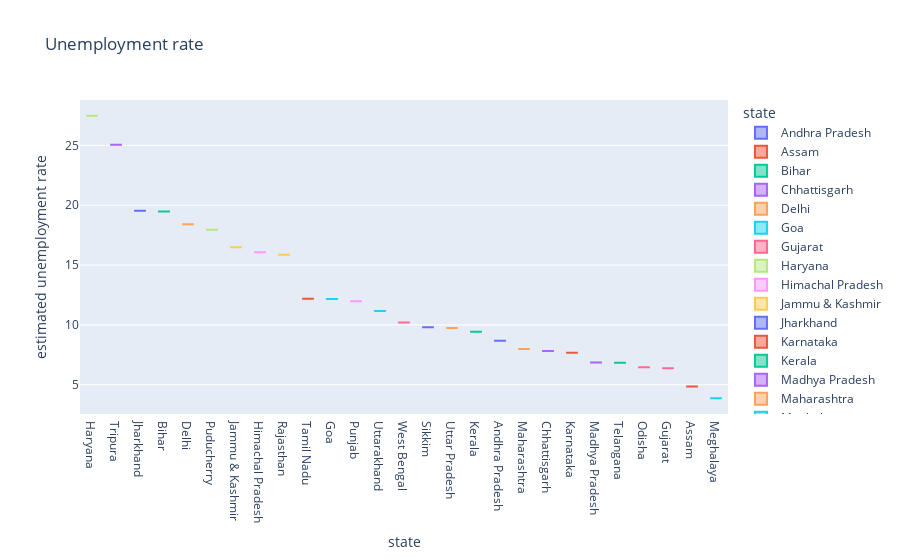

Here is the notebook cell this chart was saved with:
### Code cell
# Box plot
fig = px.box(ds2,x='state',y='estimated unemployment rate',color='state',title='Unemployment rate')
fig.update_layout(xaxis={'categoryorder':'total descending'})
fig.show()

### Figure 1 — Plotly figure (JSON) as saved in the notebook; plotly's stock layout.template omitted (floating-point values rounded to 4 significant figures)
{"data": [{"alignmentgroup": "True", "hovertemplate": "state=%{x}<br>estimated unemployment rate=%{y}<extra></extra>", "legendgroup": "Andhra Pradesh", "marker": {"color": "#636efa"}, "name": "Andhra Pradesh", "notched": false, "offsetgroup": "Andhra Pradesh", "orientation": "v", "showlegend": true, "type": "box", "x": ["Andhra Pradesh"], "x0": " ", "xaxis": "x", "y": [8.664], "y0": " ", "yaxis": "y"}, {"alignmentgroup": "True", "hovertemplate": "state=%{x}<br>estimated unemployment rate=%{y}<extra></extra>", "legendgroup": "Assam", "marker": {"color": "#EF553B"}, "name": "Assam", "notched": false, "offsetgroup": "Assam", "orientation": "v", "showlegend": true, "type": "box", "x": ["Assam"], "x0": " ", "xaxis": "x", "y": [4.856], "y0": " ", "yaxis": "y"}, {"alignmentgroup": "True", "hovertemplate": "state=%{x}<br>estimated unemployment rate=%{y}<extra></extra>", "legendgroup": "Bihar", "marker": {"color": "#00cc96"}, "name": "Bihar", "notched": false, "offsetgroup": "Bihar", "orientation": "v", "showlegend": true, "type": "box", "x": ["Bihar"], "x0": " ", "xaxis": "x", "y": [19.47], "y0": " ", "yaxis": "y"}, {"alignmentgroup": "True", "hovertemplate": "state=%{x}<br>estimated unemployment rate=%{y}<extra></extra>", "legendgroup": "Chhattisgarh", "marker": {"color": "#ab63fa"}, "name": "Chhattisgarh", "notched": false, "offsetgroup": "Chhattisgarh", "orientation": "v", "showlegend": true, "type": "box", "x": ["Chhattisgarh"], "x0": " ", "xaxis": "x", "y": [7.819], "y0": " ", "yaxis": "y"}, {"alignmentgroup": "True", "hovertemplate": "state=%{x}<br>estimated unemployment rate=%{y}<extra></extra>", "legendgroup": "Delhi", "marker": {"color": "#FFA15A"}, "name": "Delhi", "notched": false, "offsetgroup": "Delhi", "orientation": "v", "showlegend": true, "type": "box", "x": ["Delhi"], "x0": " ", "xaxis": "x", "y": [18.41], "y0": " ", "yaxis": "y"}, {"alignmentgroup": "True", "hovertemplate": "state=%{x}<br>estimated unemployment rate=%{y}<extra></extra>", "legendgroup": "Goa", "marker": {"color": "#19d3f3"}, "name": "Goa", "notched": false, "offsetgroup": "Goa", "orientation": "v", "showlegend": true, "type": "box", "x": ["Goa"], "x0": " ", "xaxis": "x", "y": [12.17], "y0": " ", "yaxis": "y"}, {"alignmentgroup": "True", "hovertemplate": "state=%{x}<br>estimated unemployment rate=%{y}<extra></extra>", "legendgroup": "Gujarat", "marker": {"color": "#FF6692"}, "name": "Gujarat", "notched": false, "offsetgroup": "Gujarat", "orientation": "v", "showlegend": true, "type": "box", "x": ["Gujarat"], "x0": " ", "xaxis": "x", "y": [6.376], "y0": " ", "yaxis": "y"}, {"alignmentgroup": "True", "hovertemplate": "state=%{x}<br>estimated unemployment rate=%{y}<extra></extra>", "legendgroup": "Haryana", "marker": {"color": "#B6E880"}, "name": "Haryana", "notched": false, "offsetgroup": "Haryana", "orientation": "v", "showlegend": true, "type": "box", "x": ["Haryana"], "x0": " ", "xaxis": "x", "y": [27.48], "y0": " ", "yaxis": "y"}, {"alignmentgroup": "True", "hovertemplate": "state=%{x}<br>estimated unemployment rate=%{y}<extra></extra>", "legendgroup": "Himachal Pradesh", "marker": {"color": "#FF97FF"}, "name": "Himachal Pradesh", "notched": false, "offsetgroup": "Himachal Pradesh", "orientation": "v", "showlegend": true, "type": "box", "x": ["Himachal Pradesh"], "x0": " ", "xaxis": "x", "y": [16.07], "y0": " ", "yaxis": "y"}, {"alignmentgroup": "True", "hovertemplate": "state=%{x}<br>estimated unemployment rate=%{y}<extra></extra>", "legendgroup": "Jammu & Kashmir", "marker": {"color": "#FECB52"}, "name": "Jammu & Kashmir", "notched": false, "offsetgroup": "Jammu & Kashmir", "orientation": "v", "showlegend": true, "type": "box", "x": ["Jammu & Kashmir"], "x0": " ", "xaxis": "x", "y": [16.48], "y0": " ", "yaxis": "y"}, {"alignmentgroup": "True", "hovertemplate": "state=%{x}<br>estimated unemployment rate=%{y}<extra></extra>", "legendgroup": "Jharkhand", "marker": {"color": "#636efa"}, "name": "Jharkhand", "notched": false, "offsetgroup": "Jharkhand", "orientation": "v", "showlegend": true, "type": "box", "x": ["Jharkhand"], "x0": " ", "xaxis": "x", "y": [19.54], "y0": " ", "yaxis": "y"}, {"alignmentgroup": "True", "hovertemplate": "state=%{x}<br>estimated unemployment rate=%{y}<extra></extra>", "legendgroup": "Karnataka", "marker": {"color": "#EF553B"}, "name": "Karnataka", "notched": false, "offsetgroup": "Karnataka", "orientation": "v", "showlegend": true, "type": "box", "x": ["Karnataka"], "x0": " ", "xaxis": "x", "y": [7.668], "y0": " ", "yaxis": "y"}, {"alignmentgroup": "True", "hovertemplate": "state=%{x}<br>estimated unemployment rate=%{y}<extra></extra>", "legendgroup": "Kerala", "marker": {"color": "#00cc96"}, "name": "Kerala", "notched": false, "offsetgroup": "Kerala", "orientation": "v", "showlegend": true, "type": "box", "x": ["Kerala"], "x0": " ", "xaxis": "x", "y": [9.434], "y0": " ", "yaxis": "y"}, {"alignmentgroup": "True", "hovertemplate": "state=%{x}<br>estimated unemployment rate=%{y}<extra></extra>", "legendgroup": "Madhya Pradesh", "marker": {"color": "#ab63fa"}, "name": "Madhya Pradesh", "notched": false, "offsetgroup": "Madhya Pradesh", "orientation": "v", "showlegend": true, "type": "box", "x": ["Madhya Pradesh"], "x0": " ", "xaxis": "x", "y": [6.854], "y0": " ", "yaxis": "y"}, {"alignmentgroup": "True", "hovertemplate": "state=%{x}<br>estimated unemployment rate=%{y}<extra></extra>", "legendgroup": "Maharashtra", "marker": {"color": "#FFA15A"}, "name": "Maharashtra", "notched": false, "offsetgroup": "Maharashtra", "orientation": "v", "showlegend": true, "type": "box", "x": ["Maharashtra"], "x0": " ", "xaxis": "x", "y": [7.979], "y0": " ", "yaxis": "y"}, {"alignmentgroup": "True", "hovertemplate": "state=%{x}<br>estimated unemployment rate=%{y}<extra></extra>", "legendgroup": "Meghalaya", "marker": {"color": "#19d3f3"}, "name": "Meghalaya", "notched": false, "offsetgroup": "Meghalaya", "orientation": "v", "showlegend": true, "type": "box", "x": ["Meghalaya"], "x0": " ", "xaxis": "x", "y": [3.866], "y0": " ", "yaxis": "y"}, {"alignmentgroup": "True", "hovertemplate": "state=%{x}<br>estimated unemployment rate=%{y}<extra></extra>", "legendgroup": "Odisha", "marker": {"color": "#FF6692"}, "name": "Odisha", "notched": false, "offsetgroup": "Odisha", "orientation": "v", "showlegend": true, "type": "box", "x": ["Odisha"], "x0": " ", "xaxis": "x", "y": [6.462], "y0": " ", "yaxis": "y"}, {"alignmentgroup": "True", "hovertemplate": "state=%{x}<br>estimated unemployment rate=%{y}<extra></extra>", "legendgroup": "Puducherry", "marker": {"color": "#B6E880"}, "name": "Puducherry", "notched": false, "offsetgroup": "Puducherry", "orientation": "v", "showlegend": true, "type": "box", "x": ["Puducherry"], "x0": " ", "xaxis": "x", "y": [17.94], "y0": " ", "yaxis": "y"}, {"alignmentgroup": "True", "hovertemplate": "state=%{x}<br>estimated unemployment rate=%{y}<extra></extra>", "legendgroup": "Punjab", "marker": {"color": "#FF97FF"}, "name": "Punjab", "notched": false, "offsetgroup": "Punjab", "orientation": "v", "showlegend": true, "type": "box", "x": ["Punjab"], "x0": " ", "xaxis": "x", "y": [11.98], "y0": " ", "yaxis": "y"}, {"alignmentgroup": "True", "hovertemplate": "state=%{x}<br>estimated unemployment rate=%{y}<extra></extra>", "legendgroup": "Rajasthan", "marker": {"color": "#FECB52"}, "name": "Rajasthan", "notched": false, "offsetgroup": "Rajasthan", "orientation": "v", "showlegend": true, "type": "box", "x": ["Rajasthan"], "x0": " ", "xaxis": "x", "y": [15.87], "y0": " ", "yaxis": "y"}, {"alignmentgroup": "True", "hovertemplate": "state=%{x}<br>estimated unemployment rate=%{y}<extra></extra>", "legendgroup": "Sikkim", "marker": {"color": "#636efa"}, "name": "Sikkim", "notched": false, "offsetgroup": "Sikkim", "orientation": "v", "showlegend": true, "type": "box", "x": ["Sikkim"], "x0": " ", "xaxis": "x", "y": [9.793], "y0": " ", "yaxis": "y"}, {"alignmentgroup": "True", "hovertemplate": "state=%{x}<br>estimated unemployment rate=%{y}<extra></extra>", "legendgroup": "Tamil Nadu", "marker": {"color": "#EF553B"}, "name": "Tamil Nadu", "notched": false, "offsetgroup": "Tamil Nadu", "orientation": "v", "showlegend": true, "type": "box", "x": ["Tamil Nadu"], "x0": " ", "xaxis": "x", "y": [12.19], "y0": " ", "yaxis": "y"}, {"alignmentgroup": "True", "hovertemplate": "state=%{x}<br>estimated unemployment rate=%{y}<extra></extra>", "legendgroup": "Telangana", "marker": {"color": "#00cc96"}, "name": "Telangana", "notched": false, "offsetgroup": "Telangana", "orientation": "v", "showlegend": true, "type": "box", "x": ["Telangana"], "x0": " ", "xaxis": "x", "y": [6.833], "y0": " ", "yaxis": "y"}, {"alignmentgroup": "True", "hovertemplate": "state=%{x}<br>estimated unemployment rate=%{y}<extra></extra>", "legendgroup": "Tripura", "marker": {"color": "#ab63fa"}, "name": "Tripura", "notched": false, "offsetgroup": "Tripura", "orientation": "v", "showlegend": true, "type": "box", "x": ["Tripura"], "x0": " ", "xaxis": "x", "y": [25.05], "y0": " ", "yaxis": "y"}, {"alignmentgroup": "True", "hovertemplate": "state=%{x}<br>estimated unemployment rate=%{y}<extra></extra>", "legendgroup": "Uttar Pradesh", "marker": {"color": "#FFA15A"}, "name": "Uttar Pradesh", "notched": false, "offsetgroup": "Uttar Pradesh", "orientation": "v", "showlegend": true, "type": "box", "x": ["Uttar Pradesh"], "x0": " ", "xaxis": "x", "y": [9.737], "y0": " ", "yaxis": "y"}, {"alignmentgroup": "True", "hovertemplate": "state=%{x}<br>estimated unemployment rate=%{y}<extra></extra>", "legendgroup": "Uttarakhand", "marker": {"color": "#19d3f3"}, "name": "Uttarakhand", "notched": false, "offsetgroup": "Uttarakhand", "orientation": "v", "showlegend": true, "type": "box", "x": ["Uttarakhand"], "x0": " ", "xaxis": "x", "y": [11.16], "y0": " ", "yaxis": "y"}, {"alignmentgroup": "True", "hovertemplate": "state=%{x}<br>estimated unemployment rate=%{y}<extra></extra>", "legendgroup": "West Bengal", "marker": {"color": "#FF6692"}, "name": "West Bengal", "notched": false, "offsetgroup": "West Bengal", "orientation": "v", "showlegend": true, "type": "box", "x": ["West Bengal"], "x0": " ", "xaxis": "x", "y": [10.19], "y0": " ", "yaxis": "y"}], "layout": {"boxmode": "overlay", "legend": {"title": {"text": "state"}, "tracegroupgap": 0}, "title": {"text": "Unemployment rate"}, "xaxis": {"anchor": "y", "categoryarray": ["Andhra Pradesh", "Assam", "Bihar", "Chhattisgarh", "Delhi", "Goa", "Gujarat", "Haryana", "Himachal Pradesh", "Jammu & Kashmir", "Jharkhand", "Karnataka", "Kerala", "Madhya Pradesh", "Maharashtra", "Meghalaya", "Odisha", "Puducherry", "Punjab", "Rajasthan", "Sikkim", "Tamil Nadu", "Telangana", "Tripura", "Uttar Pradesh", "Uttarakhand", "West Bengal"], "categoryorder": "total descending", "domain": [0, 1], "title": {"text": "state"}}, "yaxis": {"anchor": "x", "domain": [0, 1], "title": {"text": "estimated unemployment rate"}}}}
